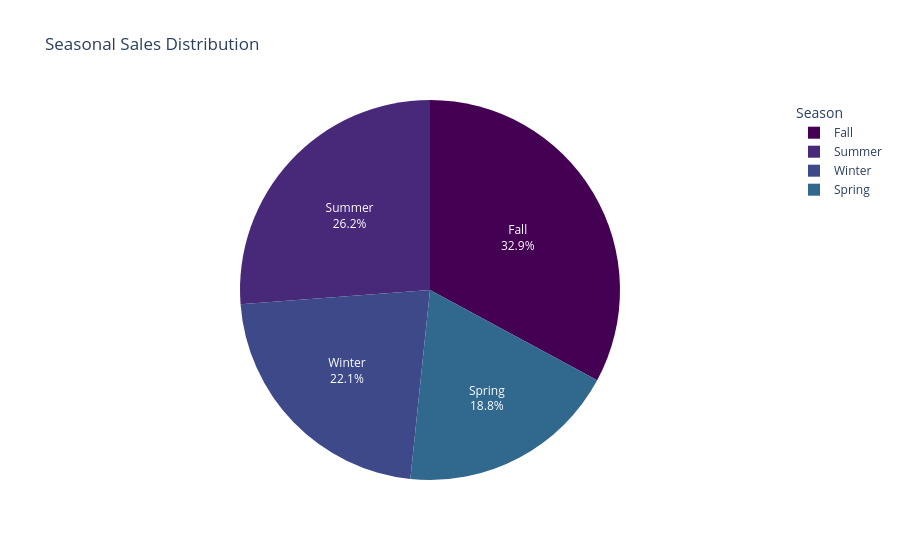

Here is the notebook cell this chart was saved with:
### Markdown cell above
- Sales are highest in Fall and lowest in Spring

### Code cell
seasonal_sales = sales.groupby('Season')['Sales'].sum().reset_index()
fig = px.pie(seasonal_sales, values='Sales', names='Season', title='Seasonal Sales Distribution',
                color_discrete_sequence=px.colors.sequential.Viridis)
fig.update_traces(textposition='inside', textinfo='percent+label')
fig.update_layout(showlegend=True, legend_title_text='Season')
fig.show()

### Figure 1 — Plotly figure (JSON) as saved in the notebook; plotly's stock layout.template omitted (floating-point values rounded to 4 significant figures)
{"data": [{"domain": {"x": [0, 1], "y": [0, 1]}, "hovertemplate": "Season=%{label}<br>Sales=%{value}<extra></extra>", "labels": ["Fall", "Spring", "Summer", "Winter"], "legendgroup": "", "name": "", "showlegend": true, "textinfo": "percent+label", "textposition": "inside", "type": "pie", "values": [4157000.0, 2373000.0, 3313000.0, 2800000.0]}], "layout": {"legend": {"title": {"text": "Season"}, "tracegroupgap": 0}, "piecolorway": ["#440154", "#482878", "#3e4989", "#31688e", "#26828e", "#1f9e89", "#35b779", "#6ece58", "#b5de2b", "#fde725"], "showlegend": true, "title": {"text": "Seasonal Sales Distribution"}}}
